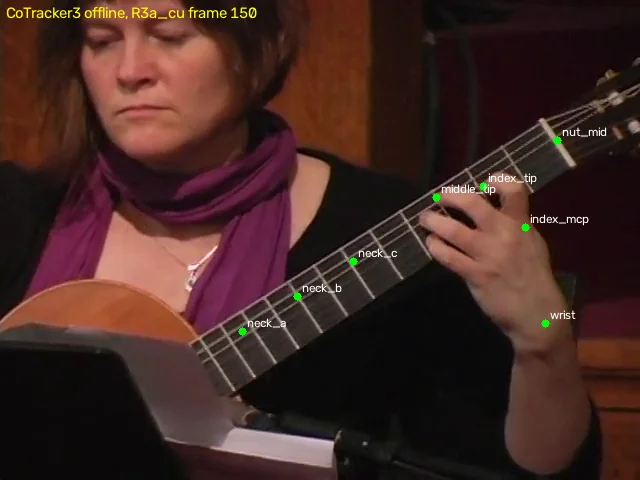
#> input picture docs/guitar-tab-research/lanes/video-hands-fretboard/samples/cotracker3/R3a_cu_track_f0150.webp, 640 x 480 px, given in place of f_0151.png, which was not available
$ python run_opencv_lines.py out.png
#> lines starting #> are read from the running program, lines starting #| are printed output that depends on the picture; after the words box and inside, x2 and y2 are one past the last pixel; in counts of white or black regions, pixels touching at a corner belong together
### docs/guitar-tab-research/lanes/video-hands-fretboard/scripts/vhf_common.py
"""Shared helpers for the video-hands-fretboard trials (frames, shots, crops, summaries, sample images).

Frames are the PNGs extracted with
  ffmpeg -i <clip>.mp4 -vsync 0 <dir>/<prefix>_%04d.png
so file k (1-based) is frame n = k - 1, at t = n * 1001 / 30000 s for the 30000/1001 fps clips.
"""
import json
import os
import statistics

import numpy as np

LANE = "/home/user/gtr/lanes/video-hands-fretboard"
FPS = 30000 / 1001

CLIPS = {
    # clip id: (frame glob prefix, number of frames)
    "R3a": (os.path.join(LANE, "frames", "R3a_{:04d}.png"), 540),
    "R3a_cu": (os.path.join(LANE, "frames", "R3a_cu", "f_{:04d}.png"), 300),
    # R3b, R3c: 1920x1080, 25 fps, 450 frames, decoded as JPEG (ffmpeg -q:v 2) to save disk
    "R3b": (os.path.join(LANE, "frames", "R3b", "f_{:04d}.jpg"), 450),
    "R3c": (os.path.join(LANE, "frames", "R3c", "f_{:04d}.jpg"), 450),
}
CLIP_FPS = {"R3a": 30000 / 1001, "R3a_cu": 30000 / 1001, "R3b": 25.0, "R3c": 25.0}


def fps(clip):
    return CLIP_FPS[clip]


# Shots and hand crops, set by hand (see inputs.md). (x0, y0, x1, y1) in the 640x480 frame.
SHOTS = {
    "R3a": [((0, 217), "medium", (200, 110, 440, 350)),
            ((218, 438), "wide", (200, 100, 480, 320)),
            ((439, 539), "medium", (200, 110, 440, 350))],
    "R3a_cu": [((0, 299), "close", (0, 0, 640, 480))],
    "R3b": [((0, 449), "close", (0, 0, 1920, 1080))],
    "R3c": [((0, 449), "r3c_medium", (0, 0, 1920, 1080))],
}
UPSCALE = {"R3a": 3, "R3a_cu": 2, "R3b": 1, "R3c": 1}


def frame_path(clip, n):
    return CLIPS[clip][0].format(n + 1)


def n_frames(clip):
    return CLIPS[clip][1]


# [5 lines left out: function shot_of, not called in this run]


def load_rgb(clip, n):
    import cv2
    bgr = cv2.imread(frame_path(clip, n), cv2.IMREAD_COLOR)
    return bgr[:, :, ::-1].copy()


# [12 lines left out: function make_view, not called in this run]


def to_full(xy_view, tf):
    x0, y0, s = tf
    return [x0 + xy_view[0] / s, y0 + xy_view[1] / s]


# [37 lines left out: function summarize, not called in this run]


def save_sample(img_rgb, path, max_w=1280, max_bytes=300_000):
    """Save a WebP no wider than max_w and no larger than max_bytes (lowers quality, then size)."""
    from PIL import Image
    im = Image.fromarray(img_rgb)
    if im.width > max_w:
        im = im.resize((max_w, round(im.height * max_w / im.width)), Image.LANCZOS)
    os.makedirs(os.path.dirname(path), exist_ok=True)
    for q in (85, 75, 65, 55, 45, 35):
        im.save(path, "WEBP", quality=q, method=6)
        if os.path.getsize(path) <= max_bytes:
            return os.path.getsize(path)
    while os.path.getsize(path) > max_bytes:
        im = im.resize((int(im.width * 0.85), int(im.height * 0.85)), Image.LANCZOS)
        im.save(path, "WEBP", quality=35, method=6)
    return os.path.getsize(path)


def write_json(path, obj):
    os.makedirs(os.path.dirname(path), exist_ok=True)
    with open(path, "w") as f:
        json.dump(obj, f, indent=1)


# MediaPipe / OpenPose 21-point hand topology (also used by RTMPose hand and the COCO-WholeBody hand blocks).
HAND_EDGES = [(0, 1), (1, 2), (2, 3), (3, 4), (0, 5), (5, 6), (6, 7), (7, 8), (5, 9), (9, 10), (10, 11), (11, 12),
              (9, 13), (13, 14), (14, 15), (15, 16), (13, 17), (17, 18), (18, 19), (19, 20), (0, 17)]


# [11 lines left out: function draw_hand, not called in this run]

### docs/guitar-tab-research/lanes/video-hands-fretboard/scripts/run_opencv_lines.py
"""OpenCV edge and line detection for frets and strings on a guitar neck, before and after rectification.

usage: python run_opencv_lines.py <out dir> [<sam mask png for R3a_cu frame 150>]
       python run_opencv_lines.py <out dir> --clip R3b --frames 225,0,449 --quad x1,y1,...,x4,y4 --size W,H
(the second form was added for R3b; its quad is given on the command line and recorded in the output JSON)
Neck quadrilateral for R3a_cu frame 150, set by hand from a gridded 2x crop (corners in 640x480 pixels):
  nut end, upper edge (541,120); nut end, lower edge (575,168); body end, lower edge (225,390); body end, upper edge (195,335).
The "body end" corners sit where the frame's view of the fretboard meets the guitar's upper bout, not at a named fret.
Rectification: cv2.getPerspectiveTransform of that quad onto an 800x116 rectangle (nut at x=0, upper edge at y=0).
Line detectors: Canny(50,150) + HoughLinesP(rho=1, theta=1 deg, threshold=30, minLineLength=20, maxLineGap=5) and
cv2.createLineSegmentDetector() (LSD, default parameters). A segment is "string-like" if it lies within 10 degrees of the
neck axis and is >= 40 px long (rectified) / >= 20 px (unrectified), "fret-like" if it lies within 20 degrees of the
perpendicular to the neck axis and spans >= 40 % of the fretboard width.
"""
import json
import math
import os
import sys
import time

sys.path.insert(0, os.path.dirname(os.path.abspath(__file__)))
import vhf_common as C  # noqa: E402

import cv2  # noqa: E402
import numpy as np  # noqa: E402

out = sys.argv[1]
args = sys.argv[2:]
opt = {args[i]: args[i + 1] for i in range(len(args) - 1) if args[i].startswith("--")}
sam_mask = args[0] if args and not args[0].startswith("--") else None
os.makedirs(out, exist_ok=True)
CLIP = opt.get("--clip", "R3a_cu")
FRAMES = [int(v) for v in opt.get("--frames", "150,0,280").split(",")]
RW, RH = [int(v) for v in opt.get("--size", "800,116").split(",")]
QUAD_HAND = np.float32([[541, 120], [575, 168], [225, 390], [195, 335]])  # nut-top, nut-bottom, body-bottom, body-top
if "--quad" in opt:
    QUAD_HAND = np.float32([float(v) for v in opt["--quad"].split(",")]).reshape(4, 2)
DST = np.float32([[0, 0], [0, RH], [RW, RH], [RW, 0]])


def segments(gray):
    edges = cv2.Canny(gray, 50, 150)
    hough = cv2.HoughLinesP(edges, 1, np.pi / 180, 30, minLineLength=20, maxLineGap=5)
    hough = [] if hough is None else [tuple(map(float, l)) for l in np.asarray(hough).reshape(-1, 4)]  # OpenCV 5 returns (N, 4)
    lsd = cv2.createLineSegmentDetector()
    ls = lsd.detect(gray)[0]
    ls = [] if ls is None else [tuple(map(float, l)) for l in np.asarray(ls).reshape(-1, 4)]
    return edges, hough, ls


def classify(segs, axis_deg, width_px, min_string_len):
    strings, frets = [], []
    for x1, y1, x2, y2 in segs:
        ang = math.degrees(math.atan2(y2 - y1, x2 - x1))
        d = (ang - axis_deg + 90) % 180 - 90  # angle to the neck axis in (-90, 90]
        length = math.hypot(x2 - x1, y2 - y1)
        if abs(d) <= 10 and length >= min_string_len:
            strings.append((x1, y1, x2, y2))
        elif abs(abs(d) - 90) <= 20 and length >= 0.4 * width_px:
            frets.append((x1, y1, x2, y2))
    return strings, frets


def clusters(vals, tol):
    vals = sorted(vals)
    groups = []
    for v in vals:
        if groups and v - groups[-1][-1] <= tol:
            groups[-1].append(v)
        else:
            groups.append([v])
    return [round(float(np.mean(g)), 1) for g in groups]


def draw(img, strings, frets):
    for x1, y1, x2, y2 in strings:
        cv2.line(img, (int(x1), int(y1)), (int(x2), int(y2)), (0, 255, 255), 1, cv2.LINE_AA)
    for x1, y1, x2, y2 in frets:
        cv2.line(img, (int(x1), int(y1)), (int(x2), int(y2)), (255, 0, 255), 2, cv2.LINE_AA)
    return img


def run_quad(rgb, quad, tag, frame_label):
    res = {"quad": quad.tolist(), "tag": tag}
    gray_full = cv2.cvtColor(rgb, cv2.COLOR_RGB2GRAY)
    # unrectified: segments inside the quad, angles judged against the quad's long axis
    t0 = time.perf_counter()
    mask = np.zeros(gray_full.shape, np.uint8)
    cv2.fillConvexPoly(mask, quad.astype(np.int32), 255)
    edges, hough, ls = segments(gray_full)
    hh, ww = gray_full.shape
    inside = lambda s: mask[int(np.clip((s[1] + s[3]) / 2, 0, hh - 1)), int(np.clip((s[0] + s[2]) / 2, 0, ww - 1))] > 0  # noqa: E731
    axis = math.degrees(math.atan2(quad[3][1] - quad[0][1], quad[3][0] - quad[0][0]))
    width = float(np.linalg.norm(quad[1] - quad[0]))
    res["unrectified"] = {"neck_axis_deg": round(axis, 2), "fretboard_width_px": round(width, 1)}
    for name, segs in (("hough", hough), ("lsd", ls)):
        segs_in = [s for s in segs if inside(s)]
        st, fr = classify(segs_in, axis, width, 20)
        res["unrectified"][name] = {"segments_total": len(segs), "segments_in_quad": len(segs_in),
                                    "string_like": len(st), "fret_like": len(fr)}
        if name == "hough":
            vis = draw(rgb.copy(), st, fr)
            cv2.polylines(vis, [quad.astype(np.int32)], True, (0, 255, 0), 1)
            cv2.putText(vis, f"{frame_label} unrectified {tag}: HoughLinesP strings {len(st)} frets {len(fr)}", (6, 18),
                        cv2.FONT_HERSHEY_SIMPLEX, 0.45, (255, 255, 0), 1, cv2.LINE_AA)
            C.save_sample(vis, os.path.join(out, f"{frame_label}_{tag}_unrectified_hough.webp"))
    res["unrectified"]["time_s"] = round(time.perf_counter() - t0, 4)
    # rectified
    t1 = time.perf_counter()
    H = cv2.getPerspectiveTransform(quad, DST)
    rect = cv2.warpPerspective(rgb, H, (RW, RH), flags=cv2.INTER_CUBIC)
    gray = cv2.cvtColor(rect, cv2.COLOR_RGB2GRAY)
    edges, hough, ls = segments(gray)
    res["homography_img_to_rect"] = np.round(H, 6).tolist()
    res["rectified"] = {"size": [RW, RH]}
    for name, segs in (("hough", hough), ("lsd", ls)):
        st, fr = classify(segs, 0.0, RH, 40)
        fret_x = clusters([(s[0] + s[2]) / 2 for s in fr], 8)
        string_y = clusters([(s[1] + s[3]) / 2 for s in st], 4)
        res["rectified"][name] = {"segments_total": len(segs), "string_like": len(st), "fret_like": len(fr),
                                  "fret_x_clusters_px_from_nut": fret_x, "string_y_clusters_px_from_upper_edge": string_y}
        vis = draw(rect.copy(), st, fr)
        big = cv2.resize(vis, (RW, RH * 2), interpolation=cv2.INTER_NEAREST)
        cv2.putText(big, f"{name}: strings {len(st)} frets {len(fr)}", (6, 16), cv2.FONT_HERSHEY_SIMPLEX, 0.45,
                    (255, 255, 0), 1, cv2.LINE_AA)
        C.save_sample(big, os.path.join(out, f"{frame_label}_{tag}_rectified_{name}.webp"))
    res["rectified"]["time_s"] = round(time.perf_counter() - t1, 4)
    cv2.imwrite(os.path.join(out, f"{frame_label}_{tag}_rectified.png"), cv2.cvtColor(rect, cv2.COLOR_RGB2BGR))
    return res


results = {"opencv": cv2.__version__, "clip": CLIP, "quad_set_by_hand": QUAD_HAND.tolist(), "rect_size": [RW, RH],
           "frames": {}}
for n in FRAMES:
    rgb = C.load_rgb(CLIP, n)
#> in load_rgb, bgr is the input picture: shape (480, 640, 3); mean B, G, R 35, 39.4, 66
    lab = f"{CLIP}_f{n:04d}"
    results["frames"][lab] = {"hand_quad": run_quad(rgb, QUAD_HAND, "handquad", lab)}
#> in run_quad, `gray_full = cv2.cvtColor(rgb, cv2.COLOR_RGB2GRAY)`:
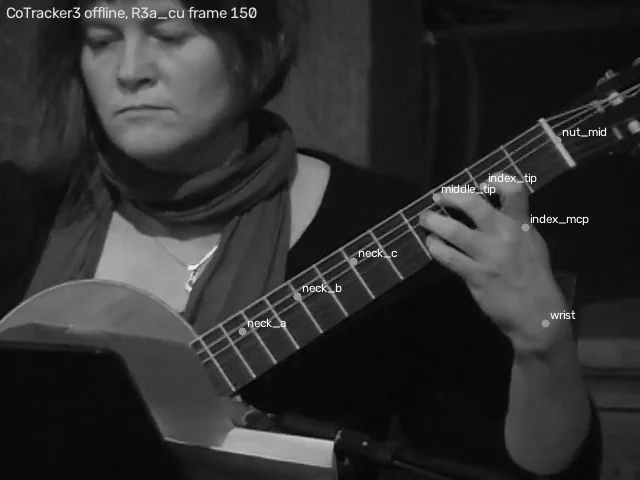
#> gray_full: shape (480, 640); min 1, max 255, mean 46.9
#> in run_quad, `cv2.fillConvexPoly(mask, quad.astype(np.int32), 255)`:
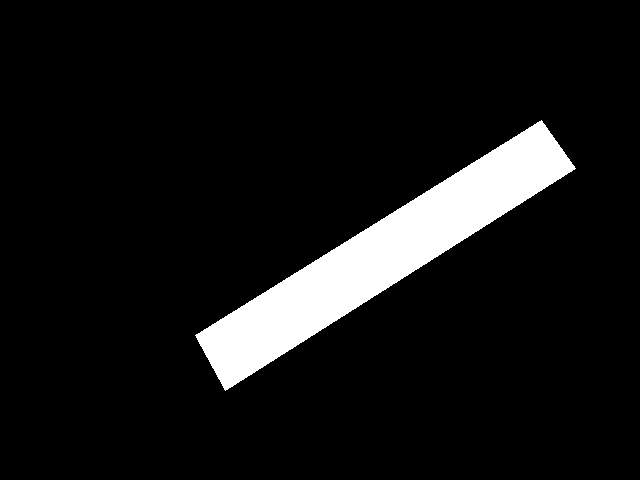
#> mask: shape (480, 640); 8.2% white; 1 white region, box (x1, y1, x2, y2) and area: (195, 120, 576, 391) 25313
#> in segments, `edges = cv2.Canny(gray, 50, 150)`:
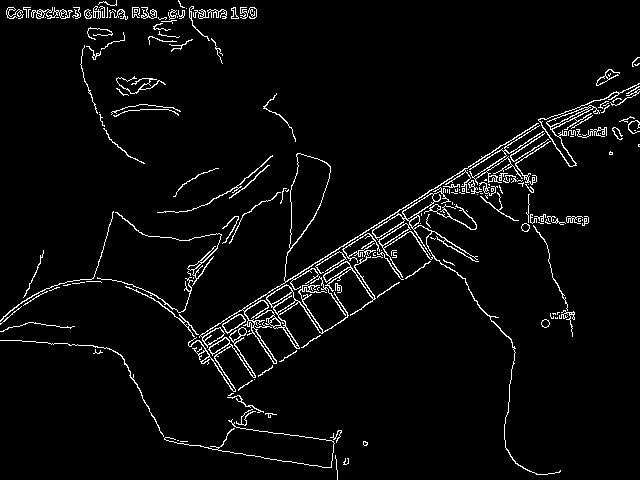
#> edges: shape (480, 640); 4% white in thin lines or dots
#> in segments, `hough = cv2.HoughLinesP(edges, 1, np.pi / 180, 30, minLineLength=20, m..`: hough = 166 rows, first 6: [188, 343, 397, 212], [343, 248, 541, 124], [284, 299, 366, 250], [203, 363, 323, 285], [197, 351, 464, 184], [572, 127, 602, 108]
#> in segments, `hough = [] if hough is None else [tuple(map(float, l)) for l in np.asa..`: hough = 166 items, first 6: (188, 343, 397, 212), (343, 248, 541, 124), (284, 299, 366, 250), (203, 363, 323, 285), (197, 351, 464, 184), (572, 127, 602, 108)
#> in segments, `ls = lsd.detect(gray)[0]`: ls = 456 rows, first 6: [256, 14.39, 256.2, 6.86], [294.2, 340.7, 284.2, 322], [567.1, 127.4, 559, 130.9], [235.6, 14.37, 236.2, 5.58], [455.7, 185.6, 444.3, 186.1], [215.6, 9.18, 205.6, 9.05]
#> in segments, `ls = [] if ls is None else [tuple(map(float, l)) for l in np.asarray(l..`: ls = 456 items, first 6: (256, 14.39, 256.2, 6.86), (294.2, 340.7, 284.2, 322), (567.1, 127.4, 559, 130.9), (235.6, 14.37, 236.2, 5.58), (455.7, 185.6, 444.3, 186.1), (215.6, 9.18, 205.6, 9.05)
#> the loop in run_quad, `for name, segs in (("hough", hough), ("lsd", ls)):` made 2 passes
#> name on passes 1 to 2: 'hough', 'lsd'
#> after the loop in run_quad, `for name, segs in (("hough", hough), ("lsd", ls)):`: res = 3 items
#> in run_quad, `H = cv2.getPerspectiveTransform(quad, DST)`: H = [[-1.8, 1.28, 822.4], [1.12, 1.8, -821.7], [2.42e-05, 0.000354, 1]]
#> in segments (call 2), `edges = cv2.Canny(gray, 50, 150)`:
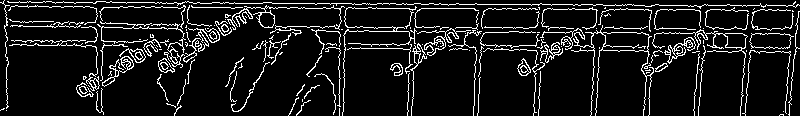
#> edges: shape (116, 800); 10.2% white in thin lines or dots
#> in segments (call 2), `hough = cv2.HoughLinesP(edges, 1, np.pi / 180, 30, minLineLength=20, m..`: hough = 169 rows, first 6: [101, 23, 127, 23], [101, 27, 122, 27], [134, 7, 304, 7], [635, 51, 674, 51], [180, 45, 208, 45], [106, 2, 166, 2]
#> in segments (call 2), `hough = [] if hough is None else [tuple(map(float, l)) for l in np.asa..`: hough = 169 items, first 6: (101, 23, 127, 23), (101, 27, 122, 27), (134, 7, 304, 7), (635, 51, 674, 51), (180, 45, 208, 45), (106, 2, 166, 2)
#> in segments (call 2), `ls = lsd.detect(gray)[0]`: ls = 330 rows, first 6: [451.6, 32.06, 455.4, 38.76], [577.4, 30.33, 582.3, 39.13], [578.2, 41.32, 573.9, 33.94], [551.8, 54.39, 545.8, 42.44], [443.6, 30.87, 446.3, 39.93], [162.8, 73.93, 168.4, 69.81]
#> in segments (call 2), `ls = [] if ls is None else [tuple(map(float, l)) for l in np.asarray(l..`: ls = 330 items, first 6: (451.6, 32.06, 455.4, 38.76), (577.4, 30.33, 582.3, 39.13), (578.2, 41.32, 573.9, 33.94), (551.8, 54.39, 545.8, 42.44), (443.6, 30.87, 446.3, 39.93), (162.8, 73.93, 168.4, 69.81)
#> the loop in run_quad, `for name, segs in (("hough", hough), ("lsd", ls)):` made 2 passes
#> (name, fret_x, string_y) on pass 1: ('hough', [339, 414.5, 597, 745.2, 794.5], [5.2, 27.8, 45.6])
#> (name, fret_x, string_y) on pass 2: ('lsd', [341.2, 476.7, 594.8, 698.1, 744.8, 789.7], [6.4, 27.6, 46])
#> pass 1, in run_quad, `vis = draw(rect.copy(), st, fr)`:
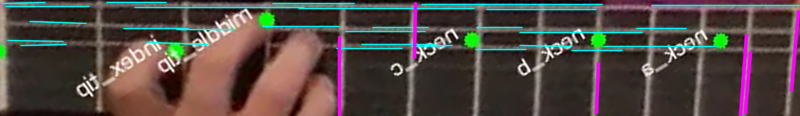
#> vis: shape (116, 800, 3); mean R, G, B 82.7, 71.9, 67.8
#> pass 1, in run_quad, `big = cv2.resize(vis, (RW, RH * 2), interpolation=cv2.INTER_NEAREST)`:
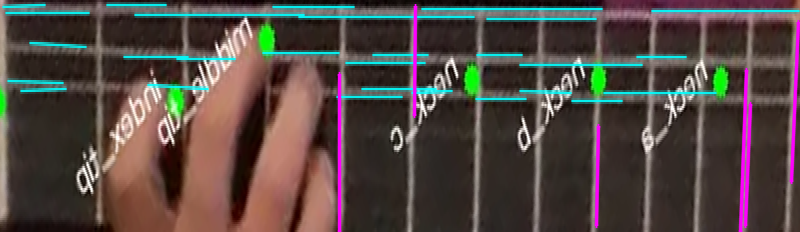
#> big: shape (232, 800, 3); mean R, G, B 82.7, 71.9, 67.8
#> after the loop in run_quad, `for name, segs in (("hough", hough), ("lsd", ls)):`:
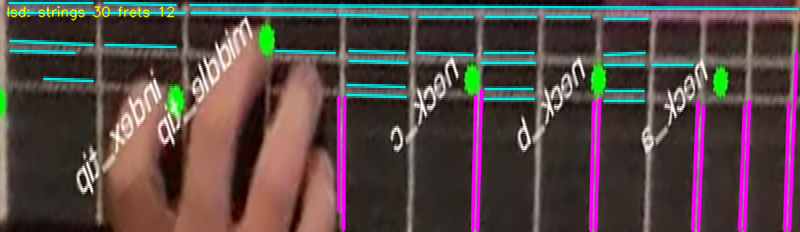
#> big: shape (232, 800, 3); mean R, G, B 85.8, 72.2, 71.1
#> after the loop in run_quad, `for name, segs in (("hough", hough), ("lsd", ls)):`: res = 5 items
    if CLIP == "R3a_cu" and n == 150 and sam_mask and os.path.exists(sam_mask):
        m = cv2.imread(sam_mask, cv2.IMREAD_GRAYSCALE) > 127
        cnts, _ = cv2.findContours(m.astype(np.uint8), cv2.RETR_EXTERNAL, cv2.CHAIN_APPROX_SIMPLE)
        big = max(cnts, key=cv2.contourArea)
        box = cv2.boxPoints(cv2.minAreaRect(big))  # 4 corners, order to match QUAD_HAND: nut-top, nut-bottom, body-bottom, body-top
        c = box.mean(axis=0)
        ax = QUAD_HAND[0] - QUAD_HAND[3]
        ax = ax / np.linalg.norm(ax)
        nut_side = [p for p in box if np.dot(p - c, ax) > 0]
        body_side = [p for p in box if np.dot(p - c, ax) <= 0]
        nut_side.sort(key=lambda p: p[1])
        body_side.sort(key=lambda p: p[1])
        q = np.float32([nut_side[0], nut_side[1], body_side[1], body_side[0]])
        results["frames"][lab]["sam_quad"] = run_quad(rgb, q, "samquad", lab)
#> pass 2 of the loop `for n in FRAMES:`:
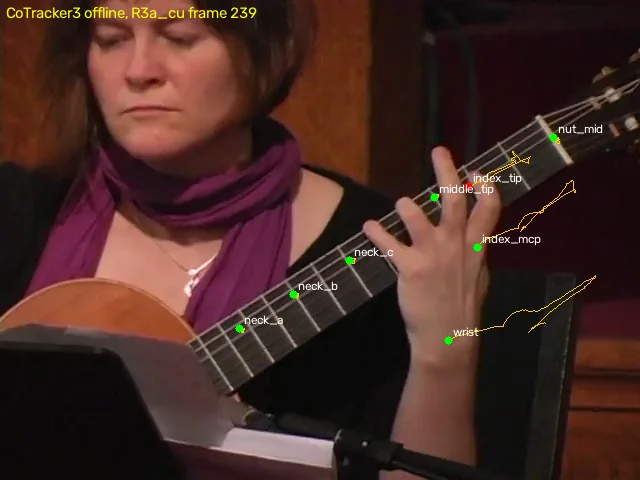
#> input picture docs/guitar-tab-research/lanes/video-hands-fretboard/samples/cotracker3/R3a_cu_track_f0239.webp, 640 x 480 px, given in place of f_0001.png, which was not available
#> in load_rgb, bgr is the input picture: shape (480, 640, 3); mean B, G, R 36.1, 41.6, 69.7
#> in segments (call 3), `edges = cv2.Canny(gray, 50, 150)`:
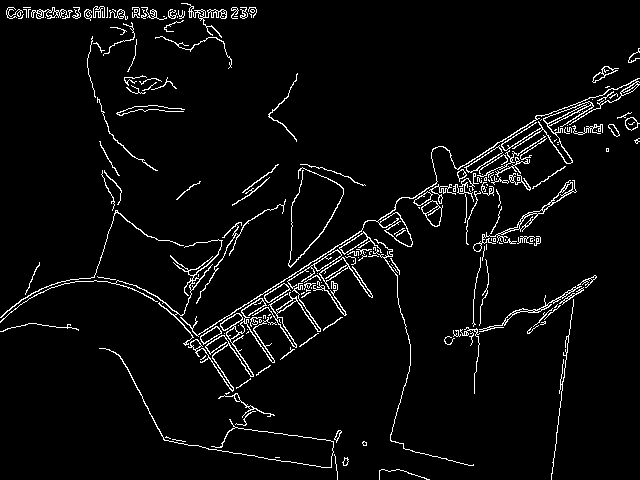
#> edges: shape (480, 640); 4.3% white in thin lines or dots
#> in segments (call 3), `hough = cv2.HoughLinesP(edges, 1, np.pi / 180, 30, minLineLength=20, m..`: hough = 186 rows, first 6: [458, 169, 542, 115], [551, 479, 575, 286], [473, 173, 553, 123], [195, 352, 308, 279], [242, 309, 264, 296], [200, 359, 347, 263]
#> in segments (call 3), `hough = [] if hough is None else [tuple(map(float, l)) for l in np.asa..`: hough = 186 items, first 6: (458, 169, 542, 115), (551, 479, 575, 286), (473, 173, 553, 123), (195, 352, 308, 279), (242, 309, 264, 296), (200, 359, 347, 263)
#> in segments (call 3), `ls = lsd.detect(gray)[0]`: ls = 479 rows, first 6: [515.7, 225.8, 490.3, 236.2], [485.9, 243.2, 485.5, 238.1], [534.3, 214.3, 521.5, 226.6], [433, 161.9, 439.8, 191.8], [503, 163.8, 481.3, 175.9], [253.1, 17.45, 256.9, 9.98]
#> in segments (call 3), `ls = [] if ls is None else [tuple(map(float, l)) for l in np.asarray(l..`: ls = 479 items, first 6: (515.7, 225.8, 490.3, 236.2), (485.9, 243.2, 485.5, 238.1), (534.3, 214.3, 521.5, 226.6), (433, 161.9, 439.8, 191.8), (503, 163.8, 481.3, 175.9), (253.1, 17.45, 256.9, 9.98)
#> the loop in run_quad (call 2), `for name, segs in (("hough", hough), ("lsd", ls)):` made 2 passes
#> after the loop in run_quad (call 2), `for name, segs in (("hough", hough), ("lsd", ls)):`: res = 3 items
#> edges: shape (116, 800); 9.1% white in thin lines or dots
#> in segments (call 4), `hough = cv2.HoughLinesP(edges, 1, np.pi / 180, 30, minLineLength=20, m..`: hough = 163 rows, first 6: [265, 40, 303, 40], [528, 1, 754, 1], [31, 32, 125, 33], [486, 19, 538, 20], [734, 47, 761, 47], [636, 46, 689, 46]
#> in segments (call 4), `ls = lsd.detect(gray)[0]`: ls = 290 rows, first 6: [582.1, 22.98, 587.4, 32.82], [582.5, 33.48, 578.4, 26.69], [458.2, 37.3, 452.3, 27.88], [589.6, 29.98, 585, 22.25], [456.7, 25.73, 461.3, 33.99], [463.9, 30.94, 457.7, 22.18]
#> in run_quad (call 2), `edges, hough, ls = segments(gray)`: hough = 163 items, first 6: (265, 40, 303, 40), (528, 1, 754, 1), (31, 32, 125, 33), (486, 19, 538, 20), (734, 47, 761, 47), (636, 46, 689, 46); ls = 290 items, first 6: (582.1, 22.98, 587.4, 32.82), (582.5, 33.48, 578.4, 26.69), (458.2, 37.3, 452.3, 27.88), (589.6, 29.98, 585, 22.25), (456.7, 25.73, 461.3, 33.99), (463.9, 30.94, 457.7, 22.18)
#> the loop in run_quad (call 2), `for name, segs in (("hough", hough), ("lsd", ls)):` made 2 passes
#> (name, fret_x, string_y) on pass 1: ('hough', [8, 478.8, 594, 699, 744, 792.8], [3.2, 20.6, 39.3])
#> after the loop in run_quad (call 2), `for name, segs in (("hough", hough), ("lsd", ls)):`:
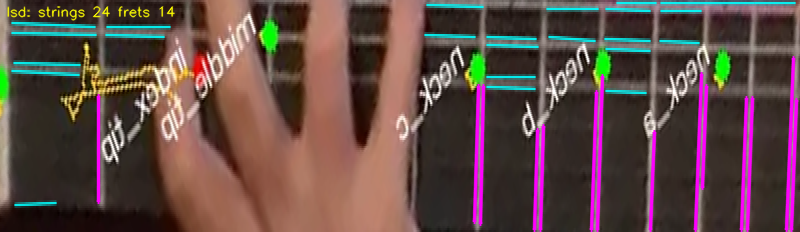
#> big: shape (232, 800, 3); mean R, G, B 96.8, 73.8, 71
#> after the loop in run_quad (call 2), `for name, segs in (("hough", hough), ("lsd", ls)):`: res = 5 items
C.write_json(os.path.join(out, "opencv_lines.json" if CLIP == "R3a_cu" else f"opencv_lines_{CLIP}.json"), results)
for lab, d in results["frames"].items():
    for tag, r in d.items():
        print(lab, tag, json.dumps({k: {kk: (vv if not isinstance(vv, dict) else {a: b for a, b in vv.items() if a in ("string_like", "fret_like", "segments_in_quad")}) for kk, vv in r[k].items() if kk in ("hough", "lsd")} for k in ("unrectified", "rectified")}))
        print("   fret_x (hough, rectified):", r["rectified"]["hough"]["fret_x_clusters_px_from_nut"])
        print("   string_y (hough, rectified):", r["rectified"]["hough"]["string_y_clusters_px_from_upper_edge"])
#> this loop made 3 passes
#> lab on passes 1 to 3: 'R3a_cu_f0150', 'R3a_cu_f0000', 'R3a_cu_f0280'
#> (printed output is left out)
